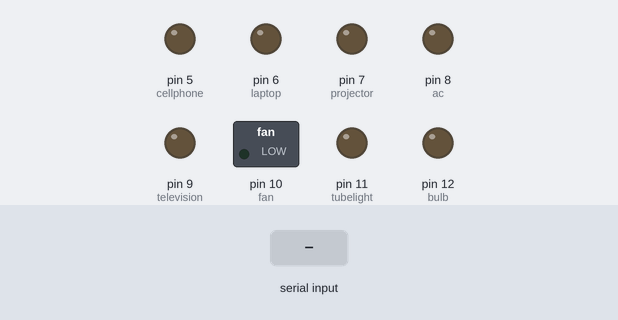
Simulated run of this sketch. Board: Arduino Uno, built with avr-gcc and run on an emulated ATmega328P. Parts: switched loads named in the sketch (green lamp = pin HIGH), output pins drawn as LEDs (lit = HIGH). Inputs (shaded band) come from the test bench. What the sketch prints to the serial monitor is not drawn.

Above: at 1.2 s.
1.3 s: "1" received over Serial
At 1.8 s:
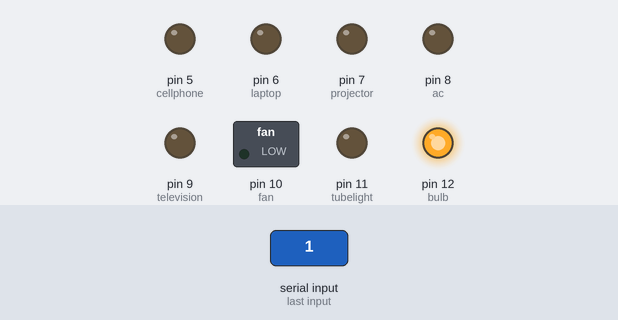
2.8 s: byte 55 (55) received over Serial
At 4.0 s:
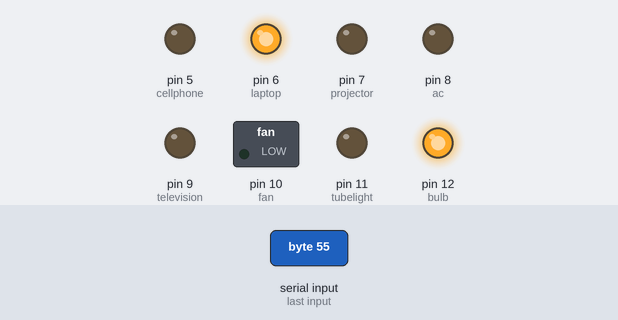
4.3 s: byte 56 (56) received over Serial
At 5.3 s:
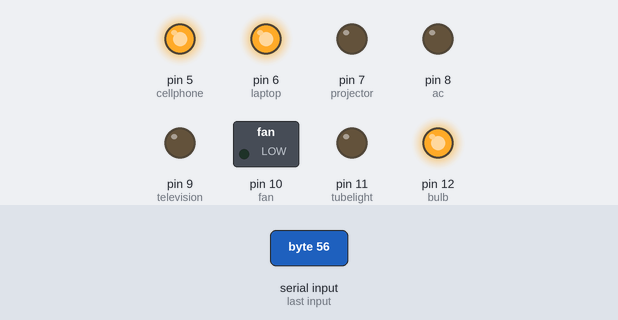
5.8 s: "2" received over Serial
At 6.4 s:
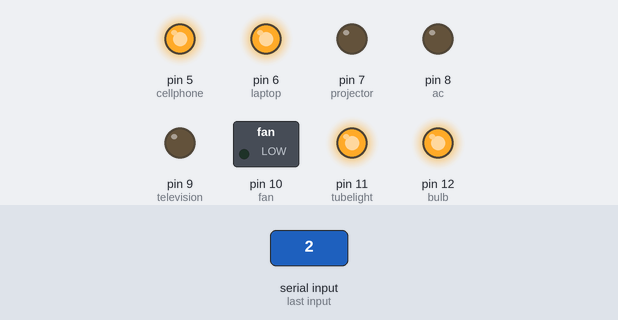
7.3 s: "3" received over Serial
At 7.6 s:
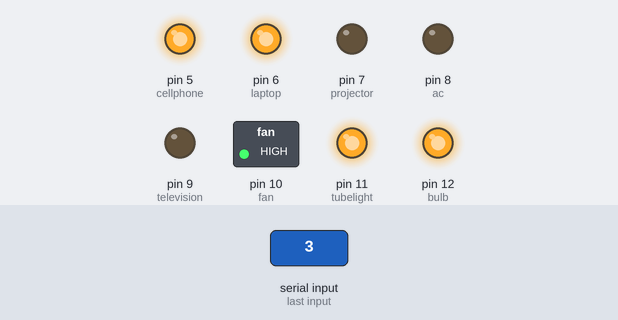
8.8 s: "4" received over Serial
At 9.9 s:
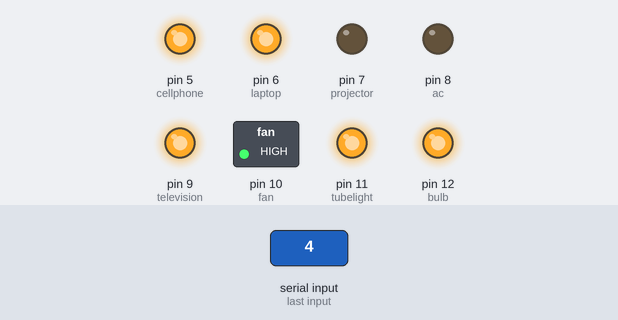
Timing chart, 0 to 11.3 s (numbered marks = the images above; inputs shaded):
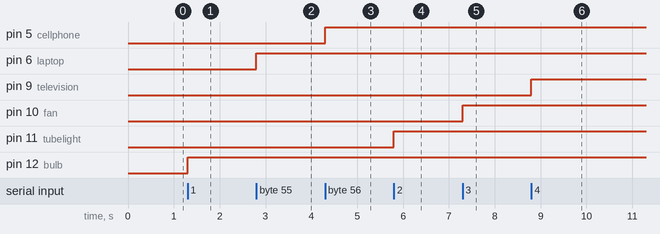

Measured:
- after the input at 1.3 s, pin 12 (bulb): LOW → HIGH at once
- after the input at 2.8 s, pin 6 (laptop): LOW → HIGH at once
- after the input at 4.3 s, pin 5 (cellphone): LOW → HIGH at once
- after the input at 5.8 s, pin 11 (tubelight): LOW → HIGH at once
- after the input at 7.3 s, pin 10 (fan): LOW → HIGH at once
- after the input at 8.8 s, pin 9 (television): LOW → HIGH at once

The sketch:

control.ino
```cpp
int incoming = 0;
int bulb = 12;
int tubelight = 11;
int fan = 10;
int television = 9;
int ac = 8;
int projector = 7;
int laptop = 6;
int cellphone = 5;

void setup() {
	Serial.begin(9600);
	pinMode(bulb, OUTPUT);
	pinMode(tubelight, OUTPUT);
	pinMode(fan, OUTPUT);
	pinMode(television, OUTPUT);
	pinMode(ac, OUTPUT);
	pinMode(projector, OUTPUT);
	pinMode(laptop, OUTPUT);
	pinMode(cellphone, OUTPUT);
}

void loop() {
	if (Serial.available() > 0) {
		incoming = Serial.read();
                Serial.write("done");
		if(incoming == 49) {
			if(digitalRead(bulb) == LOW)
 				digitalWrite(bulb, HIGH);
 			else
 				digitalWrite(bulb, LOW);
		}
		else if(incoming == 50) {
 			if(digitalRead(tubelight) == LOW)
 				digitalWrite(tubelight, HIGH);
 			else
 				digitalWrite(tubelight, LOW);
		}
		else if(incoming == 51) {
 			if(digitalRead(fan) == LOW)
 				digitalWrite(fan, HIGH);
 			else
 				digitalWrite(fan, LOW);
		}
		else if(incoming == 52) {
 			if(digitalRead(television) == LOW)
 				digitalWrite(television, HIGH);
 			else
 				digitalWrite(television, LOW);
		}
		else if(incoming == 53) {
 			if(digitalRead(ac) == LOW)
 				digitalWrite(ac, HIGH);
 			else
 				digitalWrite(ac, LOW);
		}
		else if(incoming == 54) {
 			if(digitalRead(projector) == LOW)
 				digitalWrite(projector, HIGH);
 			else
 				digitalWrite(projector, LOW);
		}
		else if(incoming == 55) {
 			if(digitalRead(laptop) == LOW)
 				digitalWrite(laptop, HIGH);
 			else
 				digitalWrite(laptop, LOW);
		}
		else if(incoming == 56) {
 			if(digitalRead(cellphone) == LOW)
 				digitalWrite(cellphone, HIGH);
 			else
 				digitalWrite(cellphone, LOW);
		}
                //Serial.write("done");
	}
}
```
